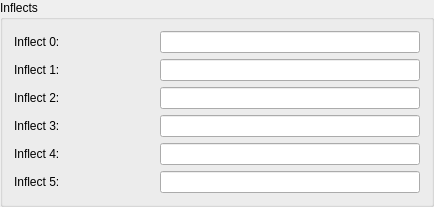
           <widget class="QGroupBox" name="itemInflectBox">
            <property name="title">
             <string>Inflects</string>
            </property>
            <layout class="QVBoxLayout">
             <item>
              <layout class="QHBoxLayout">
               <property name="margin">
                <number>0</number>
               </property>
               <item>
                <widget class="QLabel" name="label_16">
                 <property name="minimumSize">
                  <size>
                   <width>100</width>
                   <height>0</height>
                  </size>
                 </property>
                 <property name="maximumSize">
                  <size>
                   <width>100</width>
                   <height>16777215</height>
                  </size>
                 </property>
                 <property name="text">
                  <string>Inflect 0:</string>
                 </property>
                </widget>
               </item>
               <item>
                <spacer>
                 <property name="orientation">
                  <enum>Qt::Horizontal</enum>
                 </property>
                 <property name="sizeType">
                  <enum>QSizePolicy::Fixed</enum>
                 </property>
                 <property name="sizeHint" stdset="0">
                  <size>
                   <width>40</width>
                   <height>20</height>
                  </size>
                 </property>
                </spacer>
               </item>
               <item>
                <widget class="QLineEdit" name="itemInflect0Edit">
                 <property name="minimumSize">
                  <size>
                   <width>260</width>
                   <height>0</height>
                  </size>
                 </property>
                 <property name="focusPolicy">
                  <enum>Qt::StrongFocus</enum>
                 </property>
                </widget>
               </item>
              </layout>
             </item>
             <item>
              <layout class="QHBoxLayout">
               <property name="margin">
                <number>0</number>
               </property>
               <item>
                <widget class="QLabel" name="label_24">
                 <property name="minimumSize">
                  <size>
                   <width>100</width>
                   <height>0</height>
                  </size>
                 </property>
                 <property name="maximumSize">
                  <size>
                   <width>100</width>
                   <height>16777215</height>
                  </size>
                 </property>
                 <property name="text">
                  <string>Inflect 1:</string>
                 </property>
                </widget>
               </item>
               <item>
                <spacer>
                 <property name="orientation">
                  <enum>Qt::Horizontal</enum>
                 </property>
                 <property name="sizeType">
                  <enum>QSizePolicy::Fixed</enum>
                 </property>
                 <property name="sizeHint" stdset="0">
                  <size>
                   <width>40</width>
                   <height>20</height>
                  </size>
                 </property>
                </spacer>
               </item>
               <item>
                <widget class="QLineEdit" name="itemInflect1Edit">
                 <property name="minimumSize">
                  <size>
                   <width>260</width>
                   <height>0</height>
                  </size>
                 </property>
                 <property name="focusPolicy">
                  <enum>Qt::StrongFocus</enum>
                 </property>
                </widget>
               </item>
              </layout>
             </item>
             <item>
              <layout class="QHBoxLayout">
               <property name="margin">
                <number>0</number>
               </property>
               <item>
                <widget class="QLabel" name="label_25">
                 <property name="minimumSize">
                  <size>
                   <width>100</width>
                   <height>0</height>
                  </size>
                 </property>
                 <property name="maximumSize">
                  <size>
                   <width>100</width>
                   <height>16777215</height>
                  </size>
                 </property>
                 <property name="text">
                  <string>Inflect 2:</string>
                 </property>
                </widget>
               </item>
               <item>
                <spacer>
                 <property name="orientation">
                  <enum>Qt::Horizontal</enum>
                 </property>
                 <property name="sizeType">
                  <enum>QSizePolicy::Fixed</enum>
                 </property>
                 <property name="sizeHint" stdset="0">
                  <size>
                   <width>40</width>
                   <height>20</height>
                  </size>
                 </property>
                </spacer>
               </item>
               <item>
                <widget class="QLineEdit" name="itemInflect2Edit">
                 <property name="minimumSize">
                  <size>
                   <width>260</width>
                   <height>0</height>
                  </size>
                 </property>
                 <property name="focusPolicy">
                  <enum>Qt::StrongFocus</enum>
                 </property>
                </widget>
               </item>
              </layout>
             </item>
             <item>
              <layout class="QHBoxLayout">
               <property name="margin">
                <number>0</number>
               </property>
               <item>
                <widget class="QLabel" name="label_28">
                 <property name="minimumSize">
                  <size>
                   <width>100</width>
                   <height>0</height>
                  </size>
                 </property>
                 <property name="maximumSize">
                  <size>
                   <width>100</width>
                   <height>16777215</height>
                  </size>
                 </property>
                 <property name="text">
                  <string>Inflect 3:</string>
                 </property>
                </widget>
               </item>
               <item>
                <spacer>
                 <property name="orientation">
                  <enum>Qt::Horizontal</enum>
                 </property>
                 <property name="sizeType">
                  <enum>QSizePolicy::Fixed</enum>
                 </property>
                 <property name="sizeHint" stdset="0">
                  <size>
                   <width>40</width>
                   <height>20</height>
                  </size>
                 </property>
                </spacer>
               </item>
               <item>
                <widget class="QLineEdit" name="itemInflect3Edit">
                 <property name="minimumSize">
                  <size>
                   <width>260</width>
                   <height>0</height>
                  </size>
                 </property>
                 <property name="focusPolicy">
                  <enum>Qt::StrongFocus</enum>
                 </property>
                </widget>
               </item>
              </layout>
             </item>
             <item>
              <layout class="QHBoxLayout">
               <property name="margin">
                <number>0</number>
               </property>
               <item>
                <widget class="QLabel" name="label_26">
                 <property name="minimumSize">
                  <size>
                   <width>100</width>
                   <height>0</height>
                  </size>
                 </property>
                 <property name="maximumSize">
                  <size>
                   <width>100</width>
                   <height>16777215</height>
                  </size>
                 </property>
                 <property name="text">
                  <string>Inflect 4:</string>
                 </property>
                </widget>
               </item>
               <item>
                <spacer>
                 <property name="orientation">
                  <enum>Qt::Horizontal</enum>
                 </property>
                 <property name="sizeType">
                  <enum>QSizePolicy::Fixed</enum>
                 </property>
                 <property name="sizeHint" stdset="0">
                  <size>
                   <width>40</width>
                   <height>20</height>
                  </size>
                 </property>
                </spacer>
               </item>
               <item>
                <widget class="QLineEdit" name="itemInflect4Edit">
                 <property name="minimumSize">
                  <size>
                   <width>260</width>
                   <height>0</height>
                  </size>
                 </property>
                 <property name="focusPolicy">
                  <enum>Qt::StrongFocus</enum>
                 </property>
                </widget>
               </item>
              </layout>
             </item>
             <item>
              <layout class="QHBoxLayout">
               <property name="margin">
                <number>0</number>
               </property>
               <item>
                <widget class="QLabel" name="label_27">
                 <property name="minimumSize">
                  <size>
                   <width>100</width>
                   <height>0</height>
                  </size>
                 </property>
                 <property name="maximumSize">
                  <size>
                   <width>100</width>
                   <height>16777215</height>
                  </size>
                 </property>
                 <property name="text">
                  <string>Inflect 5:</string>
                 </property>
                </widget>
               </item>
               <item>
                <spacer>
                 <property name="orientation">
                  <enum>Qt::Horizontal</enum>
                 </property>
                 <property name="sizeType">
                  <enum>QSizePolicy::Fixed</enum>
                 </property>
                 <property name="sizeHint" stdset="0">
                  <size>
                   <width>40</width>
                   <height>20</height>
                  </size>
                 </property>
                </spacer>
               </item>
               <item>
                <widget class="QLineEdit" name="itemInflect5Edit">
                 <property name="minimumSize">
                  <size>
                   <width>260</width>
                   <height>0</height>
                  </size>
                 </property>
                 <property name="focusPolicy">
                  <enum>Qt::StrongFocus</enum>
                 </property>
                </widget>
               </item>
              </layout>
             </item>
            </layout>
           </widget>
